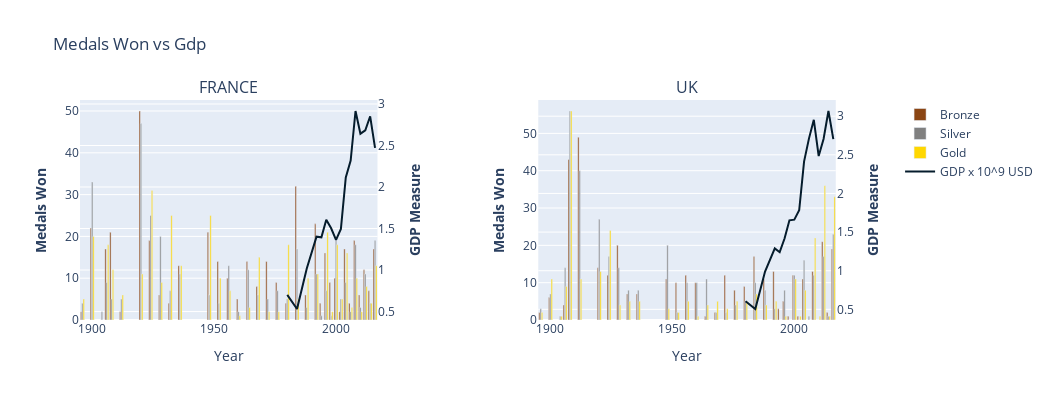
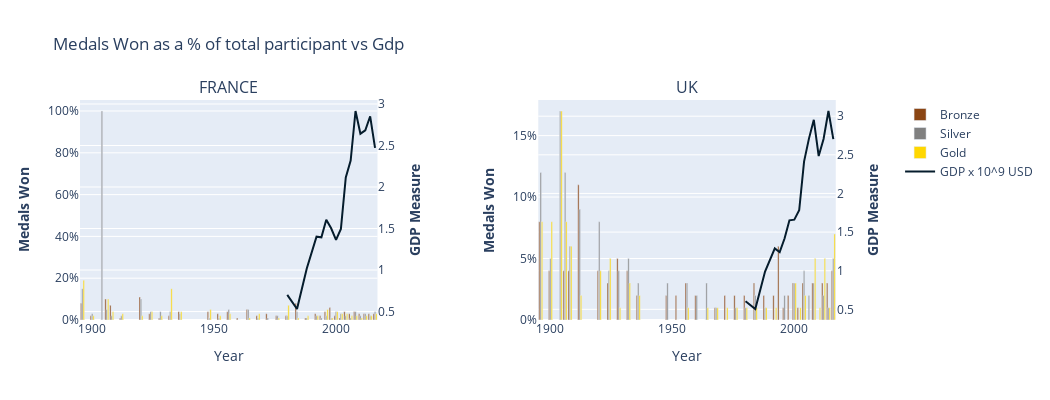
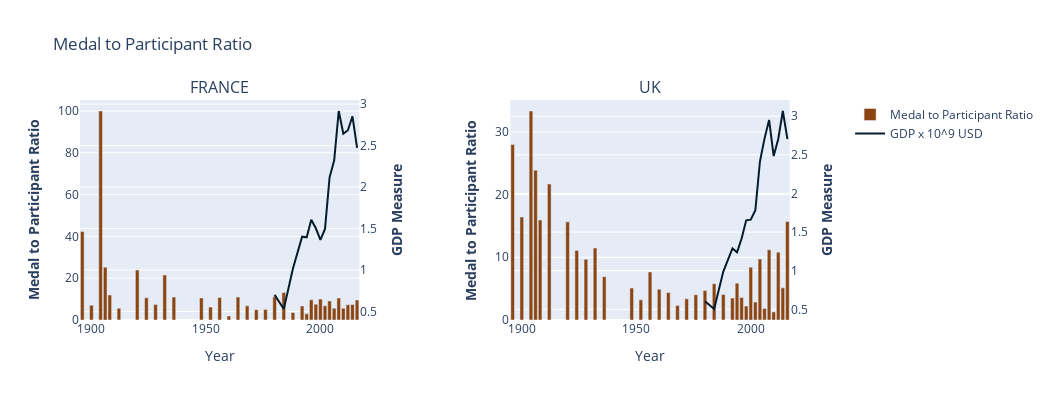
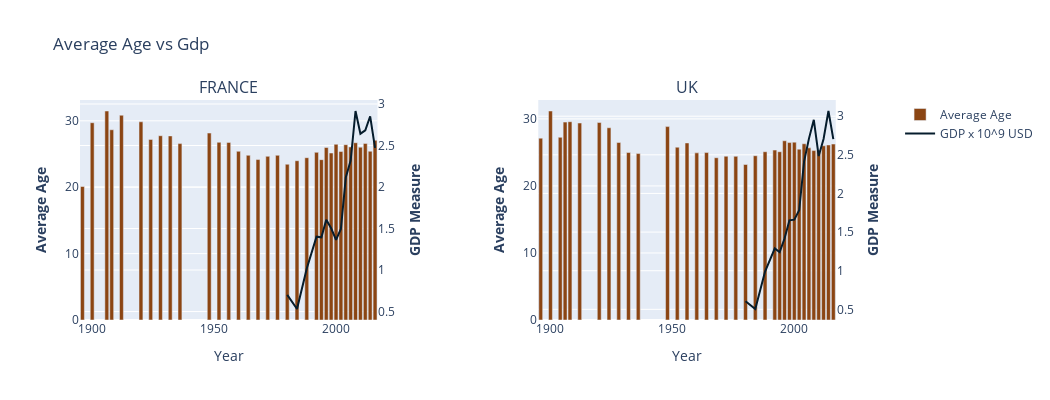

The notebook cell saved with these charts, in order:
### Markdown cell above
### Results of Analysis

### KOREA:

In 1945, Korea split into North Korea (Autocratic) and South Korea (Democratic). During 1960, the April Revolution caused president Syngman Rhee to resign which is why the polity score might have dipped. Since 1972, South Korea's polity score increased, as it became more and more democratic. This might be a cause for its increase in performance over the next few years. While North Korea continued to grow as an autocracy, its performance in Olympics decreased. 1960 onwards, South Korea moved from a low income to middle income country which might have caused an increase in the participation ratio when compared to North Korea. The Male participation was found to be more in South Korea while female participation vs male participation was higher in North Korea.

### Code cell
plot_graphs_for_country(final_df, polity_dff3, ['FRANCE','UK'], 1890, 2020, 'GDP')

### Figure 1 — Plotly figure (JSON) as saved in the notebook; plotly's stock layout.template omitted (floating-point values rounded to 4 significant figures)
{"data": [{"marker": {"color": "#8b4513"}, "name": "Bronze", "type": "bar", "x": [1896, 1900, 1904, 1906, 1908, 1912, 1920, 1924, 1928, 1932, 1936, 1948, 1952, 1956, 1960, 1964, 1968, 1972, 1976, 1980, 1984, 1988, 1992, 1994, 1996, 1998, 2000, 2002, 2004, 2006, 2008, 2010, 2012, 2014, 2016], "xaxis": "x", "y": [2, 22, 0, 17, 21, 2, 50, 19, 6, 4, 13, 21, 14, 10, 5, 14, 8, 14, 9, 4, 32, 6, 23, 4, 16, 9, 10, 2, 17, 4, 19, 6, 12, 7, 17], "yaxis": "y"}, {"marker": {"color": "#8b4513"}, "name": "Bronze", "showlegend": false, "type": "bar", "x": [1896, 1900, 1904, 1906, 1908, 1912, 1920, 1924, 1928, 1932, 1936, 1948, 1952, 1956, 1960, 1964, 1968, 1972, 1976, 1980, 1984, 1988, 1992, 1994, 1996, 1998, 2000, 2002, 2004, 2006, 2008, 2010, 2012, 2014, 2016], "xaxis": "x2", "y": [2, 6, 0, 4, 43, 49, 14, 12, 20, 7, 7, 11, 10, 12, 10, 1, 2, 12, 8, 9, 17, 11, 13, 3, 5, 1, 12, 1, 11, 0, 13, 0, 21, 2, 19], "yaxis": "y3"}, {"marker": {"color": "#808080"}, "name": "Silver", "type": "bar", "x": [1896, 1900, 1904, 1906, 1908, 1912, 1920, 1924, 1928, 1932, 1936, 1948, 1952, 1956, 1960, 1964, 1968, 1972, 1976, 1980, 1984, 1988, 1992, 1994, 1996, 1998, 2000, 2002, 2004, 2006, 2008, 2010, 2012, 2014, 2016], "xaxis": "x", "y": [4, 33, 2, 9, 5, 5, 47, 25, 20, 7, 11, 6, 4, 13, 2, 12, 6, 5, 7, 5, 17, 3, 11, 1, 7, 1, 19, 5, 9, 2, 18, 3, 11, 4, 19], "yaxis": "y"}, {"marker": {"color": "#808080"}, "name": "Silver", "showlegend": false, "type": "bar", "x": [1896, 1900, 1904, 1906, 1908, 1912, 1920, 1924, 1928, 1932, 1936, 1948, 1952, 1956, 1960, 1964, 1968, 1972, 1976, 1980, 1984, 1988, 1992, 1994, 1996, 1998, 2000, 2002, 2004, 2006, 2008, 2010, 2012, 2014, 2016], "xaxis": "x2", "y": [3, 7, 1, 14, 56, 40, 27, 17, 14, 8, 8, 20, 2, 10, 10, 11, 2, 2, 4, 5, 10, 8, 3, 0, 8, 0, 12, 0, 16, 1, 12, 0, 17, 1, 23], "yaxis": "y3"}, {"marker": {"color": "#ffd700"}, "name": "Gold", "type": "bar", "x": [1896, 1900, 1904, 1906, 1908, 1912, 1920, 1924, 1928, 1932, 1936, 1948, 1952, 1956, 1960, 1964, 1968, 1972, 1976, 1980, 1984, 1988, 1992, 1994, 1996, 1998, 2000, 2002, 2004, 2006, 2008, 2010, 2012, 2014, 2016], "xaxis": "x", "y": [5, 20, 0, 18, 12, 6, 11, 31, 9, 25, 13, 25, 10, 7, 1, 3, 15, 2, 2, 18, 5, 10, 11, 0, 21, 2, 18, 5, 16, 3, 10, 2, 8, 4, 13], "yaxis": "y"}, {"marker": {"color": "#ffd700"}, "name": "Gold", "showlegend": false, "type": "bar", "x": [1896, 1900, 1904, 1906, 1908, 1912, 1920, 1924, 1928, 1932, 1936, 1948, 1952, 1956, 1960, 1964, 1968, 1972, 1976, 1980, 1984, 1988, 1992, 1994, 1996, 1998, 2000, 2002, 2004, 2006, 2008, 2010, 2012, 2014, 2016], "xaxis": "x2", "y": [2, 11, 1, 9, 56, 11, 13, 24, 4, 5, 5, 3, 2, 5, 1, 4, 5, 3, 5, 5, 7, 4, 5, 0, 1, 0, 11, 1, 8, 0, 22, 1, 36, 1, 33], "yaxis": "y3"}, {"marker": {"color": "#051c2c"}, "name": "GDP x 10^9 USD", "type": "scatter", "x": [1896, 1900, 1904, 1906, 1908, 1912, 1920, 1924, 1928, 1932, 1936, 1948, 1952, 1956, 1960, 1964, 1968, 1972, 1976, 1980, 1984, 1988, 1992, 1994, 1996, 1998, 2000, 2002, 2004, 2006, 2008, 2010, 2012, 2014, 2016], "xaxis": "x", "y": [null, null, null, null, null, null, null, null, null, null, null, null, null, null, null, null, null, null, null, 0.7013, 0.5307, 1.019, 1.401, 1.394, 1.606, 1.503, 1.363, 1.496, 2.116, 2.319, 2.916, 2.642, 2.684, 2.852, 2.471], "yaxis": "y2"}, {"marker": {"color": "#051c2c"}, "name": "GDP x 10^9 USD", "showlegend": false, "type": "scatter", "x": [1896, 1900, 1904, 1906, 1908, 1912, 1920, 1924, 1928, 1932, 1936, 1948, 1952, 1956, 1960, 1964, 1968, 1972, 1976, 1980, 1984, 1988, 1992, 1994, 1996, 1998, 2000, 2002, 2004, 2006, 2008, 2010, 2012, 2014, 2016], "xaxis": "x2", "y": [null, null, null, null, null, null, null, null, null, null, null, null, null, null, null, null, null, null, null, 0.604, 0.5046, 0.9896, 1.289, 1.24, 1.417, 1.652, 1.661, 1.783, 2.413, 2.71, 2.952, 2.484, 2.705, 3.067, 2.703], "yaxis": "y4"}], "layout": {"annotations": [{"font": {"size": 16}, "showarrow": false, "text": "FRANCE", "x": 0.185, "xanchor": "center", "xref": "paper", "y": 1, "yanchor": "bottom", "yref": "paper"}, {"font": {"size": 16}, "showarrow": false, "text": "UK", "x": 0.755, "xanchor": "center", "xref": "paper", "y": 1, "yanchor": "bottom", "yref": "paper"}], "height": 400, "title": {"text": "Medals Won vs Gdp"}, "width": 1050, "xaxis": {"anchor": "y", "domain": [0, 0.37], "title": {"text": "Year"}}, "xaxis2": {"anchor": "y3", "domain": [0.57, 0.94], "title": {"text": "Year"}}, "yaxis": {"anchor": "x", "domain": [0, 1], "title": {"text": "<b>Medals Won</b>"}}, "yaxis2": {"anchor": "x", "overlaying": "y", "side": "right", "title": {"text": "<b>GDP Measure</b>"}}, "yaxis3": {"anchor": "x2", "domain": [0, 1], "title": {"text": "<b>Medals Won</b>"}}, "yaxis4": {"anchor": "x2", "overlaying": "y3", "side": "right", "title": {"text": "<b>GDP Measure</b>"}}}}

### Figure 2 — Plotly figure (JSON) as saved in the notebook; plotly's stock layout.template omitted (floating-point values rounded to 4 significant figures)
{"data": [{"marker": {"color": "#8b4513"}, "name": "Bronze", "type": "bar", "x": [1896, 1900, 1904, 1906, 1908, 1912, 1920, 1924, 1928, 1932, 1936, 1948, 1952, 1956, 1960, 1964, 1968, 1972, 1976, 1980, 1984, 1988, 1992, 1994, 1996, 1998, 2000, 2002, 2004, 2006, 2008, 2010, 2012, 2014, 2016], "xaxis": "x", "y": [0.08, 0.02, 0, 0.1, 0.07, 0.01, 0.11, 0.03, 0.01, 0.02, 0.04, 0.04, 0.03, 0.04, 0.01, 0.05, 0.02, 0.03, 0.02, 0.02, 0.08, 0.01, 0.03, 0.02, 0.04, 0.06, 0.02, 0.01, 0.04, 0.03, 0.04, 0.03, 0.03, 0.03, 0.03], "yaxis": "y"}, {"marker": {"color": "#8b4513"}, "name": "Bronze", "showlegend": false, "type": "bar", "x": [1896, 1900, 1904, 1906, 1908, 1912, 1920, 1924, 1928, 1932, 1936, 1948, 1952, 1956, 1960, 1964, 1968, 1972, 1976, 1980, 1984, 1988, 1992, 1994, 1996, 1998, 2000, 2002, 2004, 2006, 2008, 2010, 2012, 2014, 2016], "xaxis": "x2", "y": [0.08, 0.04, 0, 0.04, 0.04, 0.11, 0.04, 0.03, 0.05, 0.04, 0.02, 0.02, 0.02, 0.03, 0.02, 0, 0.01, 0.02, 0.02, 0.02, 0.03, 0.02, 0.02, 0.06, 0.01, 0.02, 0.03, 0.01, 0.03, 0, 0.03, 0, 0.03, 0.03, 0.04], "yaxis": "y3"}, {"marker": {"color": "#808080"}, "name": "Silver", "type": "bar", "x": [1896, 1900, 1904, 1906, 1908, 1912, 1920, 1924, 1928, 1932, 1936, 1948, 1952, 1956, 1960, 1964, 1968, 1972, 1976, 1980, 1984, 1988, 1992, 1994, 1996, 1998, 2000, 2002, 2004, 2006, 2008, 2010, 2012, 2014, 2016], "xaxis": "x", "y": [0.15, 0.03, 1, 0.05, 0.02, 0.02, 0.1, 0.04, 0.04, 0.04, 0.03, 0.01, 0.01, 0.05, 0, 0.05, 0.01, 0.01, 0.02, 0.02, 0.04, 0.01, 0.02, 0.01, 0.02, 0.01, 0.04, 0.03, 0.02, 0.01, 0.04, 0.02, 0.03, 0.02, 0.04], "yaxis": "y"}, {"marker": {"color": "#808080"}, "name": "Silver", "showlegend": false, "type": "bar", "x": [1896, 1900, 1904, 1906, 1908, 1912, 1920, 1924, 1928, 1932, 1936, 1948, 1952, 1956, 1960, 1964, 1968, 1972, 1976, 1980, 1984, 1988, 1992, 1994, 1996, 1998, 2000, 2002, 2004, 2006, 2008, 2010, 2012, 2014, 2016], "xaxis": "x2", "y": [0.12, 0.05, 0.17, 0.12, 0.06, 0.09, 0.08, 0.04, 0.04, 0.05, 0.03, 0.03, 0, 0.03, 0.02, 0.03, 0.01, 0, 0.01, 0.01, 0.02, 0.01, 0, 0, 0.02, 0, 0.03, 0, 0.04, 0.02, 0.03, 0, 0.02, 0.01, 0.05], "yaxis": "y3"}, {"marker": {"color": "#ffd700"}, "name": "Gold", "type": "bar", "x": [1896, 1900, 1904, 1906, 1908, 1912, 1920, 1924, 1928, 1932, 1936, 1948, 1952, 1956, 1960, 1964, 1968, 1972, 1976, 1980, 1984, 1988, 1992, 1994, 1996, 1998, 2000, 2002, 2004, 2006, 2008, 2010, 2012, 2014, 2016], "xaxis": "x", "y": [0.19, 0.02, 0, 0.1, 0.04, 0.03, 0.02, 0.04, 0.02, 0.15, 0.04, 0.05, 0.02, 0.03, 0, 0.01, 0.03, 0, 0.01, 0.07, 0.01, 0.02, 0.02, 0, 0.05, 0.01, 0.04, 0.03, 0.03, 0.02, 0.02, 0.01, 0.02, 0.02, 0.03], "yaxis": "y"}, {"marker": {"color": "#ffd700"}, "name": "Gold", "showlegend": false, "type": "bar", "x": [1896, 1900, 1904, 1906, 1908, 1912, 1920, 1924, 1928, 1932, 1936, 1948, 1952, 1956, 1960, 1964, 1968, 1972, 1976, 1980, 1984, 1988, 1992, 1994, 1996, 1998, 2000, 2002, 2004, 2006, 2008, 2010, 2012, 2014, 2016], "xaxis": "x2", "y": [0.08, 0.08, 0.17, 0.08, 0.06, 0.02, 0.04, 0.05, 0.01, 0.03, 0.02, 0, 0, 0.01, 0, 0.01, 0.01, 0.01, 0.01, 0.01, 0.01, 0.01, 0.01, 0, 0, 0, 0.03, 0.01, 0.02, 0, 0.05, 0.01, 0.05, 0.01, 0.07], "yaxis": "y3"}, {"marker": {"color": "#051c2c"}, "name": "GDP x 10^9 USD", "type": "scatter", "x": [1896, 1900, 1904, 1906, 1908, 1912, 1920, 1924, 1928, 1932, 1936, 1948, 1952, 1956, 1960, 1964, 1968, 1972, 1976, 1980, 1984, 1988, 1992, 1994, 1996, 1998, 2000, 2002, 2004, 2006, 2008, 2010, 2012, 2014, 2016], "xaxis": "x", "y": [null, null, null, null, null, null, null, null, null, null, null, null, null, null, null, null, null, null, null, 0.7013, 0.5307, 1.019, 1.401, 1.394, 1.606, 1.503, 1.363, 1.496, 2.116, 2.319, 2.916, 2.642, 2.684, 2.852, 2.471], "yaxis": "y2"}, {"marker": {"color": "#051c2c"}, "name": "GDP x 10^9 USD", "showlegend": false, "type": "scatter", "x": [1896, 1900, 1904, 1906, 1908, 1912, 1920, 1924, 1928, 1932, 1936, 1948, 1952, 1956, 1960, 1964, 1968, 1972, 1976, 1980, 1984, 1988, 1992, 1994, 1996, 1998, 2000, 2002, 2004, 2006, 2008, 2010, 2012, 2014, 2016], "xaxis": "x2", "y": [null, null, null, null, null, null, null, null, null, null, null, null, null, null, null, null, null, null, null, 0.604, 0.5046, 0.9896, 1.289, 1.24, 1.417, 1.652, 1.661, 1.783, 2.413, 2.71, 2.952, 2.484, 2.705, 3.067, 2.703], "yaxis": "y4"}], "layout": {"annotations": [{"font": {"size": 16}, "showarrow": false, "text": "FRANCE", "x": 0.185, "xanchor": "center", "xref": "paper", "y": 1, "yanchor": "bottom", "yref": "paper"}, {"font": {"size": 16}, "showarrow": false, "text": "UK", "x": 0.755, "xanchor": "center", "xref": "paper", "y": 1, "yanchor": "bottom", "yref": "paper"}], "height": 400, "title": {"text": "Medals Won as a % of total participant vs Gdp"}, "width": 1050, "xaxis": {"anchor": "y", "domain": [0, 0.37], "title": {"text": "Year"}}, "xaxis2": {"anchor": "y3", "domain": [0.57, 0.94], "title": {"text": "Year"}}, "yaxis": {"anchor": "x", "domain": [0, 1], "tickformat": ",.0%", "title": {"text": "<b>Medals Won</b>"}}, "yaxis2": {"anchor": "x", "overlaying": "y", "side": "right", "title": {"text": "<b>GDP Measure</b>"}}, "yaxis3": {"anchor": "x2", "domain": [0, 1], "tickformat": ",.0%", "title": {"text": "<b>Medals Won</b>"}}, "yaxis4": {"anchor": "x2", "overlaying": "y3", "side": "right", "title": {"text": "<b>GDP Measure</b>"}}}}

### Figure 3 — Plotly figure (JSON) as saved in the notebook; plotly's stock layout.template omitted (floating-point values rounded to 4 significant figures)
{"data": [{"marker": {"color": "#8b4513"}, "name": "Medal to Participant Ratio", "type": "bar", "x": [1896, 1900, 1904, 1906, 1908, 1912, 1920, 1924, 1928, 1932, 1936, 1948, 1952, 1956, 1960, 1964, 1968, 1972, 1976, 1980, 1984, 1988, 1992, 1994, 1996, 1998, 2000, 2002, 2004, 2006, 2008, 2010, 2012, 2014, 2016], "xaxis": "x", "y": [42.31, 7, 100, 25.29, 11.91, 5.6, 23.89, 10.65, 7.46, 21.56, 10.98, 10.55, 6.18, 10.75, 1.91, 10.98, 6.76, 4.94, 4.99, 11.07, 13.14, 3.6, 6.72, 2.96, 9.71, 7.55, 10, 6.82, 9.11, 5.66, 10.49, 5.61, 7.28, 7.46, 9.57], "yaxis": "y"}, {"marker": {"color": "#8b4513"}, "name": "Medal to Participant Ratio", "showlegend": false, "type": "bar", "x": [1896, 1900, 1904, 1906, 1908, 1912, 1920, 1924, 1928, 1932, 1936, 1948, 1952, 1956, 1960, 1964, 1968, 1972, 1976, 1980, 1984, 1988, 1992, 1994, 1996, 1998, 2000, 2002, 2004, 2006, 2008, 2010, 2012, 2014, 2016], "xaxis": "x2", "y": [28, 16.44, 33.33, 23.89, 15.95, 21.69, 15.65, 11.09, 9.67, 11.49, 6.9, 5.09, 3.21, 7.67, 4.91, 4.37, 2.3, 3.37, 4.02, 4.7, 5.79, 4.06, 3.49, 5.88, 3.58, 2.22, 8.43, 2.86, 9.72, 1.85, 11.19, 1.28, 10.82, 5.13, 15.69], "yaxis": "y3"}, {"marker": {"color": "#051c2c"}, "name": "GDP x 10^9 USD", "type": "scatter", "x": [1896, 1900, 1904, 1906, 1908, 1912, 1920, 1924, 1928, 1932, 1936, 1948, 1952, 1956, 1960, 1964, 1968, 1972, 1976, 1980, 1984, 1988, 1992, 1994, 1996, 1998, 2000, 2002, 2004, 2006, 2008, 2010, 2012, 2014, 2016], "xaxis": "x", "y": [null, null, null, null, null, null, null, null, null, null, null, null, null, null, null, null, null, null, null, 0.7013, 0.5307, 1.019, 1.401, 1.394, 1.606, 1.503, 1.363, 1.496, 2.116, 2.319, 2.916, 2.642, 2.684, 2.852, 2.471], "yaxis": "y2"}, {"marker": {"color": "#051c2c"}, "name": "GDP x 10^9 USD", "showlegend": false, "type": "scatter", "x": [1896, 1900, 1904, 1906, 1908, 1912, 1920, 1924, 1928, 1932, 1936, 1948, 1952, 1956, 1960, 1964, 1968, 1972, 1976, 1980, 1984, 1988, 1992, 1994, 1996, 1998, 2000, 2002, 2004, 2006, 2008, 2010, 2012, 2014, 2016], "xaxis": "x2", "y": [null, null, null, null, null, null, null, null, null, null, null, null, null, null, null, null, null, null, null, 0.604, 0.5046, 0.9896, 1.289, 1.24, 1.417, 1.652, 1.661, 1.783, 2.413, 2.71, 2.952, 2.484, 2.705, 3.067, 2.703], "yaxis": "y4"}], "layout": {"annotations": [{"font": {"size": 16}, "showarrow": false, "text": "FRANCE", "x": 0.185, "xanchor": "center", "xref": "paper", "y": 1, "yanchor": "bottom", "yref": "paper"}, {"font": {"size": 16}, "showarrow": false, "text": "UK", "x": 0.755, "xanchor": "center", "xref": "paper", "y": 1, "yanchor": "bottom", "yref": "paper"}], "height": 400, "title": {"text": "Medal to Participant Ratio"}, "width": 1050, "xaxis": {"anchor": "y", "domain": [0, 0.37], "title": {"text": "Year"}}, "xaxis2": {"anchor": "y3", "domain": [0.57, 0.94], "title": {"text": "Year"}}, "yaxis": {"anchor": "x", "domain": [0, 1], "title": {"text": "<b>Medal to Participant Ratio</b>"}}, "yaxis2": {"anchor": "x", "overlaying": "y", "side": "right", "title": {"text": "<b>GDP Measure</b>"}}, "yaxis3": {"anchor": "x2", "domain": [0, 1], "title": {"text": "<b>Medal to Participant Ratio</b>"}}, "yaxis4": {"anchor": "x2", "overlaying": "y3", "side": "right", "title": {"text": "<b>GDP Measure</b>"}}}}

### Figure 4 — Plotly figure (JSON) as saved in the notebook; plotly's stock layout.template omitted (floating-point values rounded to 4 significant figures)
{"data": [{"marker": {"color": "#8b4513"}, "name": "Average Age", "type": "bar", "x": [1896, 1900, 1904, 1906, 1908, 1912, 1920, 1924, 1928, 1932, 1936, 1948, 1952, 1956, 1960, 1964, 1968, 1972, 1976, 1980, 1984, 1988, 1992, 1994, 1996, 1998, 2000, 2002, 2004, 2006, 2008, 2010, 2012, 2014, 2016], "xaxis": "x", "y": [20.11, 29.71, null, 31.47, 28.65, 30.84, 29.85, 27.2, 27.75, 27.72, 26.57, 28.15, 26.76, 26.75, 25.4, 24.8, 24.16, 24.65, 24.8, 23.45, 23.99, 24.44, 25.25, 24.15, 25.97, 25.15, 26.46, 25.37, 26.4, 26.06, 26.7, 26.02, 26.6, 25.41, 27.06], "yaxis": "y"}, {"marker": {"color": "#8b4513"}, "name": "Average Age", "showlegend": false, "type": "bar", "x": [1896, 1900, 1904, 1906, 1908, 1912, 1920, 1924, 1928, 1932, 1936, 1948, 1952, 1956, 1960, 1964, 1968, 1972, 1976, 1980, 1984, 1988, 1992, 1994, 1996, 1998, 2000, 2002, 2004, 2006, 2008, 2010, 2012, 2014, 2016], "xaxis": "x2", "y": [27.12, 31.18, 27.25, 29.52, 29.58, 29.38, 29.46, 28.67, 26.47, 24.98, 24.83, 28.85, 25.77, 26.41, 24.93, 24.98, 24.21, 24.43, 24.41, 23.19, 24.5, 25.1, 25.34, 25.1, 26.74, 26.47, 26.53, 25.48, 26.29, 25.68, 25.27, 25.31, 25.99, 26.11, 26.24], "yaxis": "y3"}, {"marker": {"color": "#051c2c"}, "name": "GDP x 10^9 USD", "type": "scatter", "x": [1896, 1900, 1904, 1906, 1908, 1912, 1920, 1924, 1928, 1932, 1936, 1948, 1952, 1956, 1960, 1964, 1968, 1972, 1976, 1980, 1984, 1988, 1992, 1994, 1996, 1998, 2000, 2002, 2004, 2006, 2008, 2010, 2012, 2014, 2016], "xaxis": "x", "y": [null, null, null, null, null, null, null, null, null, null, null, null, null, null, null, null, null, null, null, 0.7013, 0.5307, 1.019, 1.401, 1.394, 1.606, 1.503, 1.363, 1.496, 2.116, 2.319, 2.916, 2.642, 2.684, 2.852, 2.471], "yaxis": "y2"}, {"marker": {"color": "#051c2c"}, "name": "GDP x 10^9 USD", "showlegend": false, "type": "scatter", "x": [1896, 1900, 1904, 1906, 1908, 1912, 1920, 1924, 1928, 1932, 1936, 1948, 1952, 1956, 1960, 1964, 1968, 1972, 1976, 1980, 1984, 1988, 1992, 1994, 1996, 1998, 2000, 2002, 2004, 2006, 2008, 2010, 2012, 2014, 2016], "xaxis": "x2", "y": [null, null, null, null, null, null, null, null, null, null, null, null, null, null, null, null, null, null, null, 0.604, 0.5046, 0.9896, 1.289, 1.24, 1.417, 1.652, 1.661, 1.783, 2.413, 2.71, 2.952, 2.484, 2.705, 3.067, 2.703], "yaxis": "y4"}], "layout": {"annotations": [{"font": {"size": 16}, "showarrow": false, "text": "FRANCE", "x": 0.185, "xanchor": "center", "xref": "paper", "y": 1, "yanchor": "bottom", "yref": "paper"}, {"font": {"size": 16}, "showarrow": false, "text": "UK", "x": 0.755, "xanchor": "center", "xref": "paper", "y": 1, "yanchor": "bottom", "yref": "paper"}], "height": 400, "title": {"text": "Average Age vs Gdp"}, "width": 1050, "xaxis": {"anchor": "y", "domain": [0, 0.37], "title": {"text": "Year"}}, "xaxis2": {"anchor": "y3", "domain": [0.57, 0.94], "title": {"text": "Year"}}, "yaxis": {"anchor": "x", "domain": [0, 1], "title": {"text": "<b>Average Age</b>"}}, "yaxis2": {"anchor": "x", "overlaying": "y", "side": "right", "title": {"text": "<b>GDP Measure</b>"}}, "yaxis3": {"anchor": "x2", "domain": [0, 1], "title": {"text": "<b>Average Age</b>"}}, "yaxis4": {"anchor": "x2", "overlaying": "y3", "side": "right", "title": {"text": "<b>GDP Measure</b>"}}}}
